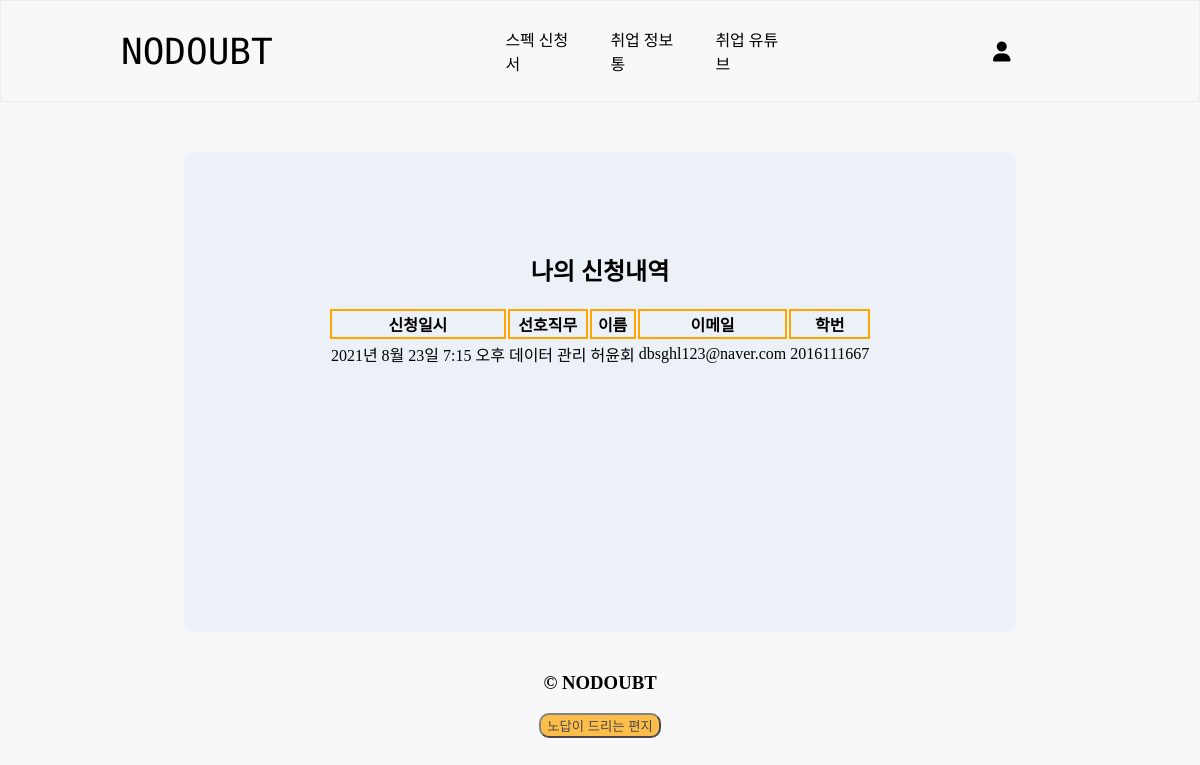
/users/mypage/ (signed in), run on the app's committed database.
### main/models.py (models this page shows, shortened)
class Request(models.Model):
    EMPLOY_TYPE_CHOICES = {
        ('정규', '정규'),
        ('인턴', '인턴'),
        ('IPP', 'IPP')
    }
    id = models.AutoField(primary_key=True)
    employ_type = models.CharField(max_length=20, choices=EMPLOY_TYPE_CHOICES)
    job_type = models.CharField(max_length=30)
    writer = models.ForeignKey(User, on_delete=models.CASCADE)
    name = models.CharField(max_length=20)
    school_number = models.CharField(max_length=30)
    email = models.CharField(max_length=100)
    pub_date = models.DateTimeField()

### users/views.py (the view)
# urls.py: path('mypage/', views.mypage, name="mypage"),
def mypage(request):
    user = request.user
    requests = Request.objects.filter(writer=user)
    return render(request, 'users/mypage.html',{'requests':requests})

### users/templates/users/mypage.html
{% extends 'base.html' %}
{% load static %}
{% block content %}
<div class="mypage">
    <h2 id="mypage_first_title">나의 신청내역</h2>
    <table class="mypage_first">
        <thead class="mypage_first_head">
            <tr>
                <th scope="col" id="board" class="mypage_first_head_th mypage_pubdate">신청일시</th>
                <th scope="col" id="board" class="mypage_first_head_th mypage_job_type">선호직무</th>
                <th scope="col" id="board" class="mypage_first_head_th mypage_name">이름</th>
                <th scope="col" id="board" class="mypage_first_head_th mypage_email">이메일</th>
                <th scope="col" id="board" class="mypage_first_head_th mypage_school_number">학번</th>
            </tr>
        </thead>
        <tbody class="mypage_first_body">
            {% for request in requests %}
            <tr>
                <td class="mypage_first_body_td mypage_pubdate">{{request.pub_date}}</td>
                <td class="mypage_first_body_td mypage_job_type">{{request.job_type}}</td>
                <td class="mypage_first_body_td mypage_name">{{request.name}}</td>
                <td class="mypage_first_body_td mypage_email">{{request.email}}</td>
                <td class="mypage_first_body_td mypage_school_number">{{request.school_number}}</td>
            </tr>
            {% endfor %}
        </tbody>
    </table>
</div>
{% endblock%}

### nodoubt/static/css/version1.css (style rules this page uses)
html { background-color: rgb(248,248,250); }
body { margin: 0; }
.mypage { background-color: rgba(130, 168, 212, 0.1); padding: 80px; width: 40vw; height: 40vh; border-radius: 10px; margin: auto; margin-top: 50px; }
#mypage_first_title { text-align: center; }
.mypage_first { text-align: center; margin: auto; }
.mypage_first_head_th { border: 2px solid orange; }

### nodoubt/static/css/version2.css (style rules this page uses)
html { background-color: rgb(248,248,250); }
body { margin: 0; }
.mypage { background-color: rgba(130, 168, 212, 0.1); padding: 80px; width: 56vw; height: 40vh; border-radius: 10px; margin: auto; margin-top: 50px; }
#mypage_first_title { text-align: center; }
.mypage_first { text-align: center; margin: auto; }
.mypage_first_head_th { border: 2px solid orange; }

### nodoubt/static/css/version3.css (style rules this page uses)
html { background-color: rgb(248,248,250); }
body { margin: 0; }
.mypage { background-color: rgba(130, 168, 212, 0.1); padding: 80px; width: 72vw; height: 40vh; border-radius: 10px; margin: auto; margin-top: 50px; }
#mypage_first_title { text-align: center; }
.mypage_first { text-align: center; margin: auto; }
.mypage_first_head_th { border: 2px solid orange; }

### nodoubt/static/css/version4.css (style rules this page uses)
html { background-color: rgb(248,248,250); margin: auto; }
body { margin: 0; }
.mypage { background-color: rgba(130, 168, 212, 0.1); padding: 20px; width: 80vw; height: 40vh; border-radius: 10px; margin: auto; margin-top: 50px; }
#mypage_first_title { text-align: center; }
.mypage_first { text-align: center; margin: auto; }
.mypage_school_number { display: none; }
.mypage_first_head_th { border: 2px solid orange; }

### nodoubt/static/css/version5.css (style rules this page uses)
html { background-color: rgb(248,248,250); margin: auto; }
body { margin: 0; }
.mypage { background-color: rgba(130, 168, 212, 0.1); padding: 20px; width: 80vw; height: 40vh; border-radius: 10px; margin: auto; margin-top: 50px; }
#mypage_first_title { text-align: center; }
.mypage_first { text-align: center; margin: auto; }
.mypage_name { width: 60px; }
.mypage_school_number { display: none; }
.mypage_job_type { display: none; }
.mypage_first_head_th { border: 2px solid orange; }

### nodoubt/static/css/version6.css (style rules this page uses)
html { background-color: rgb(248,248,250); margin: auto; }
body { margin: 0; }
.mypage { background-color: rgba(130, 168, 212, 0.1); padding: 20px; width: 80vw; height: 40vh; border-radius: 10px; margin: auto; margin-top: 50px; }
#mypage_first_title { text-align: center; }
.mypage_first { text-align: center; margin: auto; }
.mypage_name { width: 60px; }
.mypage_school_number { display: none; }
.mypage_job_type { display: none; }
.mypage_first_head_th { border: 2px solid orange; }

### nodoubt/static/css/version7.css (style rules this page uses)
html { background-color: rgb(248,248,250); margin: auto; }
body { margin: 0; }
.mypage { background-color: rgba(130, 168, 212, 0.1); padding: 10px; width: 80vw; height: 40vh; border-radius: 10px; margin: auto; margin-top: 50px; }
#mypage_first_title { text-align: center; }
.mypage_first { text-align: center; margin: auto; }
.mypage_name { width: 60px; }
.mypage_school_number { display: none; }
.mypage_job_type { display: none; }
.mypage_name { display: none; }
.mypage_first_head_th { border: 2px solid orange; }
.mypage_first_body_td { font-size: 11px; }

### data on the page
Request: pub_date "2021년 8월 23일 7:15 오후", job_type "데이터 관리", name "허윤회", email "dbsghl123@naver.com", school_number "2016111667"
